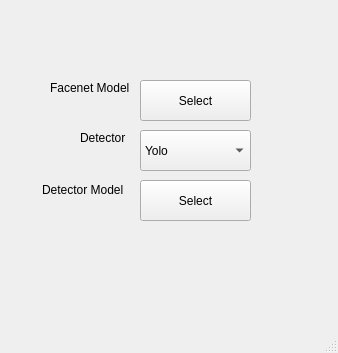
<?xml version="1.0" encoding="UTF-8"?>
<ui version="4.0">
 <class>Settings</class>
 <widget class="QMainWindow" name="Settings">
  <property name="geometry">
   <rect>
    <x>0</x>
    <y>0</y>
    <width>338</width>
    <height>353</height>
   </rect>
  </property>
  <property name="windowTitle">
   <string>MainWindow</string>
  </property>
  <widget class="QWidget" name="centralwidget">
   <widget class="QLabel" name="label">
    <property name="geometry">
     <rect>
      <x>50</x>
      <y>80</y>
      <width>81</width>
      <height>16</height>
     </rect>
    </property>
    <property name="text">
     <string>Facenet Model</string>
    </property>
   </widget>
   <widget class="QPushButton" name="pushButton">
    <property name="geometry">
     <rect>
      <x>140</x>
      <y>80</y>
      <width>111</width>
      <height>41</height>
     </rect>
    </property>
    <property name="text">
     <string>Select</string>
    </property>
   </widget>
   <widget class="QLabel" name="label_2">
    <property name="geometry">
     <rect>
      <x>80</x>
      <y>130</y>
      <width>53</width>
      <height>16</height>
     </rect>
    </property>
    <property name="text">
     <string>Detector</string>
    </property>
   </widget>
   <widget class="QComboBox" name="comboBox">
    <property name="geometry">
     <rect>
      <x>140</x>
      <y>130</y>
      <width>111</width>
      <height>41</height>
     </rect>
    </property>
    <property name="layoutDirection">
     <enum>Qt::LeftToRight</enum>
    </property>
    <item>
     <property name="text">
      <string>Yolo</string>
     </property>
    </item>
    <item>
     <property name="text">
      <string>HAAR</string>
     </property>
    </item>
    <item>
     <property name="text">
      <string>DLIB</string>
     </property>
    </item>
   </widget>
   <widget class="QLabel" name="label_3">
    <property name="geometry">
     <rect>
      <x>42</x>
      <y>180</y>
      <width>91</width>
      <height>20</height>
     </rect>
    </property>
    <property name="text">
     <string>Detector Model</string>
    </property>
   </widget>
   <widget class="QPushButton" name="pushButton_2">
    <property name="geometry">
     <rect>
      <x>140</x>
      <y>180</y>
      <width>111</width>
      <height>41</height>
     </rect>
    </property>
    <property name="text">
     <string>Select</string>
    </property>
   </widget>
  </widget>
  <widget class="QMenuBar" name="menubar">
   <property name="geometry">
    <rect>
     <x>0</x>
     <y>0</y>
     <width>338</width>
     <height>26</height>
    </rect>
   </property>
  </widget>
  <widget class="QStatusBar" name="statusbar"/>
 </widget>
 <resources/>
 <connections/>
</ui>
